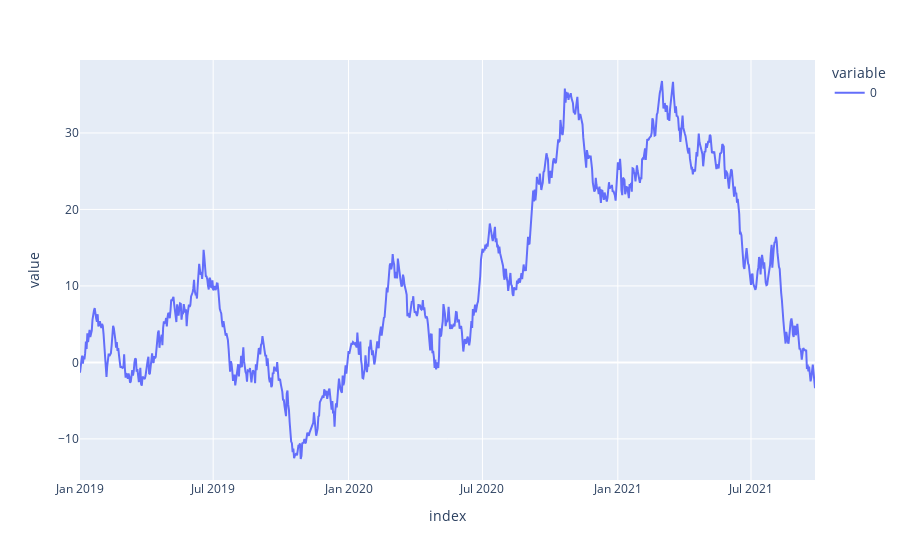

Source (notebook cell):
### Code cell
df = pd.Series(np.random.randn(1000), index=pd.date_range('1/1/2019', periods=1000))
df = df.cumsum()
fig = px.line(df)
fig.show()

### Figure 1 — Plotly figure (JSON) as saved in the notebook; plotly's stock layout.template omitted (floating-point values rounded to 4 significant figures; data arrays with more than 128 entries replaced by an {"elided": "..."} marker saying what was removed)
{"data": [{"hovertemplate": "variable=0<br>index=%{x}<br>value=%{y}<extra></extra>", "legendgroup": "0", "line": {"color": "#636efa", "dash": "solid"}, "marker": {"symbol": "circle"}, "mode": "lines", "name": "0", "orientation": "v", "showlegend": true, "type": "scatter", "x": {"elided": "1000 str values"}, "xaxis": "x", "y": {"elided": "1000 float values"}, "yaxis": "y"}], "layout": {"autosize": true, "legend": {"title": {"text": "variable"}, "tracegroupgap": 0}, "margin": {"t": 60}, "xaxis": {"anchor": "y", "autorange": true, "domain": [0, 1], "range": ["2019-01-01", "2021-09-26"], "title": {"text": "index"}, "type": "date"}, "yaxis": {"anchor": "x", "autorange": true, "domain": [0, 1], "range": [-15.38, 39.54], "title": {"text": "value"}, "type": "linear"}}}
